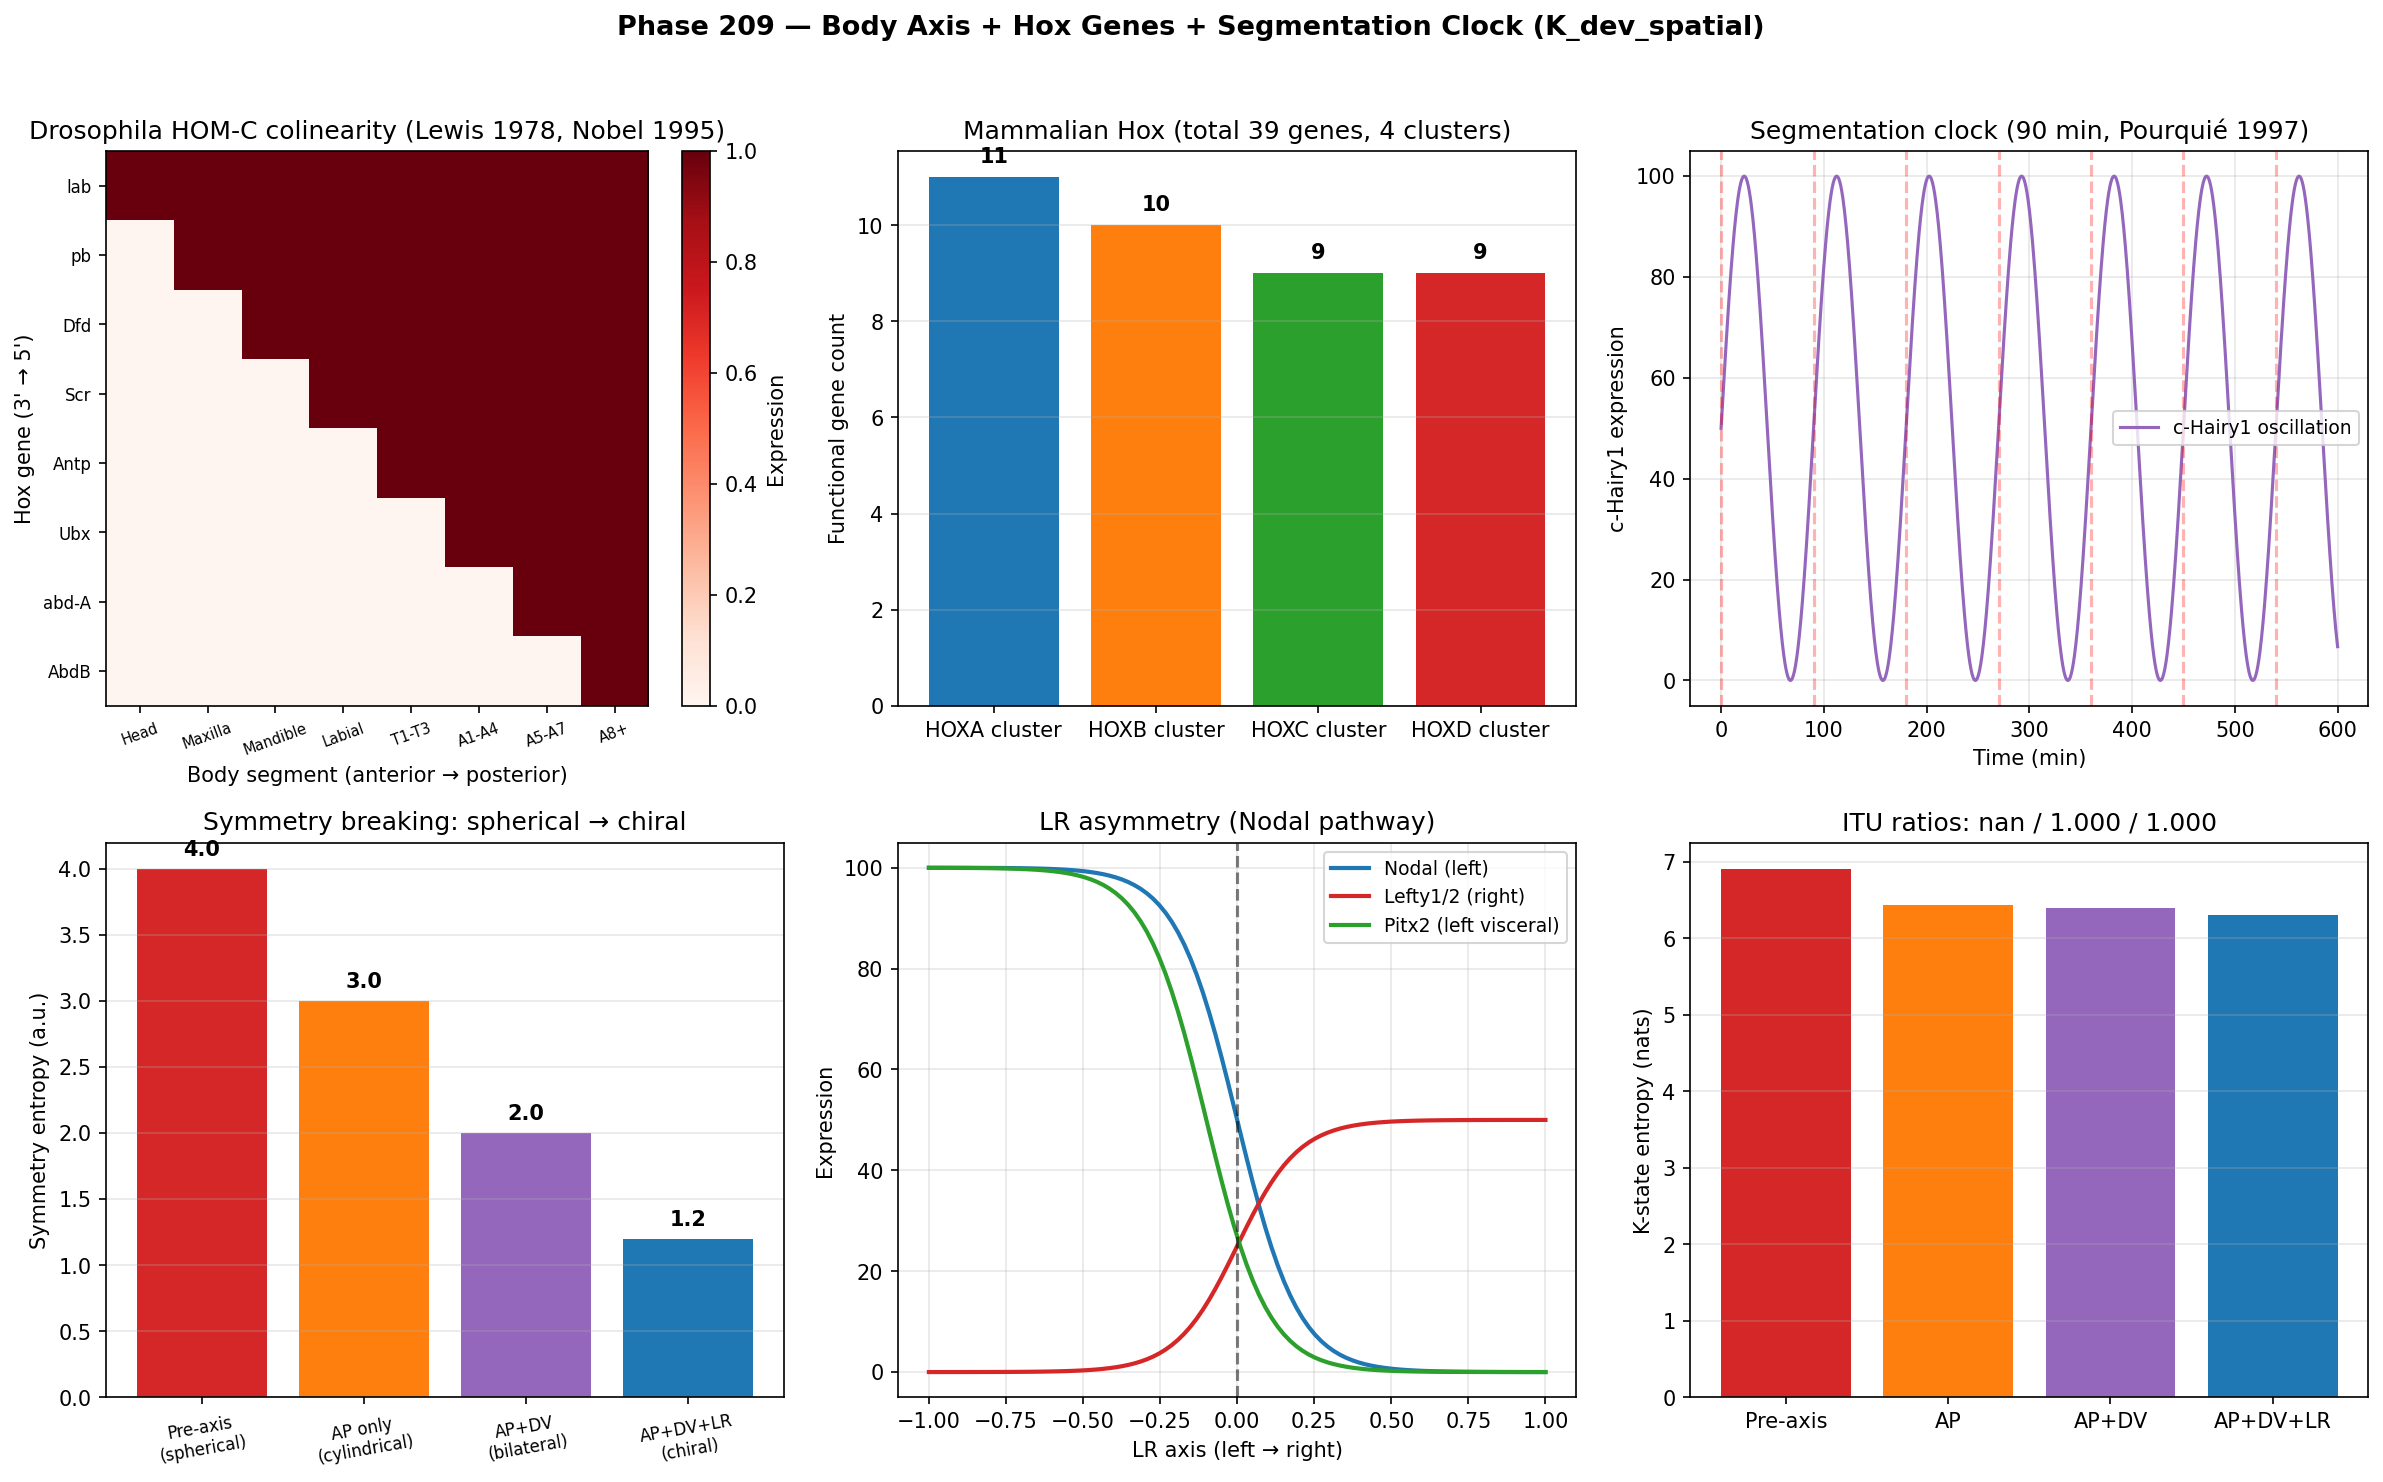

Reproduce this figure in Python.
"""
Phase 209 — Body axis + Hox + Segmentation clock (K_dev_spatial)

Simulations:
  1) Hox colinearity: gene cluster order matches body segment order
  2) Drosophila HOM-C vs Mammalian 4 Hox clusters
  3) Segmentation clock oscillation (Pourquié 90-min)
  4) Cooke-Zeeman clock-and-wavefront model
  5) Body axis symmetry breaking (S decrease)
  6) Hensen's node / Spemann organizer effect
  7) LR asymmetry: Nodal-Lefty cascade
  8) ITU K_dev_spatial axiom check

Outputs:
  - body_axis_hox.png
  - body_axis_hox_summary.json
"""

from __future__ import annotations

import json
from pathlib import Path

import matplotlib
matplotlib.use("Agg")
import matplotlib.pyplot as plt
import numpy as np

OUT_PNG = Path(__file__).with_name("body_axis_hox.png")
OUT_JSON = Path(__file__).with_name("body_axis_hox_summary.json")

rng = np.random.default_rng(20260619)

# -------------------------------------------------------------
# 1) Hox colinearity
# -------------------------------------------------------------
# Drosophila HOM-C: 8 genes from anterior (lab) to posterior (AbdB)
drosophila_hox = ["lab", "pb", "Dfd", "Scr", "Antp", "Ubx", "abd-A", "AbdB"]
# Body segments anterior to posterior (head -> tail)
drosophila_segments = ["Head", "Maxilla", "Mandible", "Labial", "T1-T3", "A1-A4", "A5-A7", "A8+"]
# Expression matrix: 1 if Hox gene expressed in that segment
hox_expression = np.zeros((len(drosophila_hox), len(drosophila_segments)))
# Anterior boundaries follow colinearity
for i in range(len(drosophila_hox)):
    hox_expression[i, i:] = 1
# Mammalian Hox: 4 clusters x 13 paralogs (39 functional genes after losses)
mammal_hox = {
    "HOXA cluster": 11,
    "HOXB cluster": 10,
    "HOXC cluster": 9,
    "HOXD cluster": 9,
}
mammal_total = sum(mammal_hox.values())

# -------------------------------------------------------------
# 2) Segmentation clock oscillation (Pourquié 1997)
# -------------------------------------------------------------
t_clock = np.linspace(0, 600, 1200)  # minutes
period = 90.0  # chick c-Hairy1
hairy = 50 + 50 * np.sin(2 * np.pi * t_clock / period)
# Each cycle generates one somite
somite_times = np.arange(0, 600, period)

# -------------------------------------------------------------
# 3) Clock-and-wavefront model (Cooke-Zeeman 1976)
# -------------------------------------------------------------
# Anterior-Posterior axis with retreating wavefront
ap_axis = np.linspace(0, 1, 100)
wavefront_t1 = 0.2
wavefront_t2 = 0.5
wavefront_t3 = 0.8
# Somite boundaries set where clock peaks meet wavefront

# -------------------------------------------------------------
# 4) Body axis symmetry breaking
# -------------------------------------------------------------
# Pre-axis: spherical (S = log V high)
# AP: cylindrical (S reduces)
# AP+DV: bilateral
# AP+DV+LR: chiral (S minimum)
stages_axis = ["Pre-axis\n(spherical)", "AP only\n(cylindrical)",
                "AP+DV\n(bilateral)", "AP+DV+LR\n(chiral)"]
S_axis = [4.0, 3.0, 2.0, 1.2]  # arbitrary symmetry entropy scale

# -------------------------------------------------------------
# 5) Spemann organizer effect (rough sketch)
# -------------------------------------------------------------
# Reference: 1 graft point induces secondary axis
# Plot 2 axes from grafting experiment
spemann_data = {
    "Year": 1924,
    "Discoverer": "Spemann + Mangold",
    "Nobel": 1935,
    "Experiment": "Dorsal lip transplant to ventral side -> 2nd embryo axis",
    "Modern_equivalent": "Hensen's node (chick), shield (zebrafish)",
}

# -------------------------------------------------------------
# 6) LR asymmetry: Nodal-Lefty cascade
# -------------------------------------------------------------
# Left side: Nodal high, Pitx2 expressed
# Right side: Lefty1/2 suppresses Nodal
positions = np.linspace(-1, 1, 100)  # left to right axis
nodal = 100 / (1 + np.exp(10 * positions))   # high on left
lefty = 50 / (1 + np.exp(-10 * positions))   # high on right
pitx2 = 100 / (1 + np.exp(10 * positions + 1))  # left-only

# -------------------------------------------------------------
# 7) ITU K_dev_spatial axiom: progressive symmetry breaking
# -------------------------------------------------------------
N_cells = 1000
# Pre-axis: uniform (no spatial coordinates)
log_fit_pre = np.zeros(N_cells)
p_pre = np.exp(log_fit_pre); p_pre /= p_pre.sum()
S_pre = float(-np.sum(p_pre * np.log(p_pre)))

# AP axis: 8 segments × 1
log_fit_ap = log_fit_pre.copy()
for i in range(8):
    start, stop = i * (N_cells // 8), (i + 1) * (N_cells // 8)
    log_fit_ap[start:stop] += 0.5 * (i - 3.5)
p_ap = np.exp(log_fit_ap); p_ap /= p_ap.sum()
S_ap = float(-np.sum(p_ap * np.log(p_ap)))

# AP + DV: 8 × 3 zones = 24 regions
log_fit_apdv = log_fit_ap.copy() + 0.3 * rng.standard_normal(N_cells)
p_apdv = np.exp(log_fit_apdv); p_apdv /= p_apdv.sum()
S_apdv = float(-np.sum(p_apdv * np.log(p_apdv)))

# AP + DV + LR: full chirality
log_fit_full = log_fit_apdv.copy() + 0.5 * rng.standard_normal(N_cells)
p_full = np.exp(log_fit_full); p_full /= p_full.sum()
S_full = float(-np.sum(p_full * np.log(p_full)))

def itu_lin(p_old, p_new):
    log_p = np.log(np.clip(p_old, 1e-30, None))
    dp = p_new - p_old
    dS = -np.sum(dp * (1.0 + log_p))
    dK = -np.sum(dp * log_p)
    return float(dS / dK) if abs(dK) > 1e-15 else float("nan")

ratio_pre_ap = itu_lin(p_pre, p_ap)
ratio_ap_apdv = itu_lin(p_ap, p_apdv)
ratio_apdv_full = itu_lin(p_apdv, p_full)

# -------------------------------------------------------------
# Plot
# -------------------------------------------------------------
fig, axes = plt.subplots(2, 3, figsize=(16, 10))
fig.suptitle(
    "Phase 209 — Body Axis + Hox Genes + Segmentation Clock (K_dev_spatial)",
    fontsize=13, fontweight="bold",
)

# Panel 1: Hox colinearity (Drosophila)
ax = axes[0, 0]
im = ax.imshow(hox_expression, cmap="Reds", aspect="auto")
ax.set_xticks(range(len(drosophila_segments)))
ax.set_xticklabels(drosophila_segments, rotation=20, fontsize=7)
ax.set_yticks(range(len(drosophila_hox)))
ax.set_yticklabels(drosophila_hox, fontsize=8)
ax.set_xlabel("Body segment (anterior → posterior)")
ax.set_ylabel("Hox gene (3' → 5')")
ax.set_title("Drosophila HOM-C colinearity (Lewis 1978, Nobel 1995)")
plt.colorbar(im, ax=ax, label="Expression")

# Panel 2: Mammalian 4 Hox clusters
ax = axes[0, 1]
clusters = list(mammal_hox.keys())
counts = list(mammal_hox.values())
ax.bar(clusters, counts, color=["#1f77b4", "#ff7f0e", "#2ca02c", "#d62728"])
ax.set_ylabel("Functional gene count")
ax.set_title(f"Mammalian Hox (total {mammal_total} genes, 4 clusters)")
for i, v in enumerate(counts):
    ax.text(i, v + 0.3, str(v), ha="center", fontsize=10, fontweight="bold")
ax.grid(True, alpha=0.3, axis="y")

# Panel 3: Segmentation clock (Pourquié 1997)
ax = axes[0, 2]
ax.plot(t_clock, hairy, "-", color="#9467bd", lw=1.5, label="c-Hairy1 oscillation")
for st in somite_times:
    ax.axvline(st, color="red", linestyle="--", alpha=0.3)
ax.set_xlabel("Time (min)")
ax.set_ylabel("c-Hairy1 expression")
ax.set_title(f"Segmentation clock (90 min, Pourquié 1997)")
ax.legend(fontsize=9)
ax.grid(True, alpha=0.3)

# Panel 4: Body axis symmetry breaking
ax = axes[1, 0]
ax.bar(stages_axis, S_axis, color=["#d62728", "#ff7f0e", "#9467bd", "#1f77b4"])
ax.set_ylabel("Symmetry entropy (a.u.)")
ax.set_title("Symmetry breaking: spherical → chiral")
ax.tick_params(axis="x", rotation=10, labelsize=8)
ax.grid(True, alpha=0.3, axis="y")
for i, v in enumerate(S_axis):
    ax.text(i, v + 0.1, f"{v:.1f}", ha="center", fontsize=10, fontweight="bold")

# Panel 5: LR asymmetry (Nodal-Lefty)
ax = axes[1, 1]
ax.plot(positions, nodal, "-", color="#1f77b4", lw=2, label="Nodal (left)")
ax.plot(positions, lefty, "-", color="#d62728", lw=2, label="Lefty1/2 (right)")
ax.plot(positions, pitx2, "-", color="#2ca02c", lw=2, label="Pitx2 (left visceral)")
ax.axvline(0, color="black", linestyle="--", alpha=0.5)
ax.set_xlabel("LR axis (left → right)")
ax.set_ylabel("Expression")
ax.set_title("LR asymmetry (Nodal pathway)")
ax.legend(fontsize=9)
ax.grid(True, alpha=0.3)

# Panel 6: ITU symmetry breaking entropy
ax = axes[1, 2]
labels_e = ["Pre-axis", "AP", "AP+DV", "AP+DV+LR"]
S_vals = [S_pre, S_ap, S_apdv, S_full]
ax.bar(labels_e, S_vals, color=["#d62728", "#ff7f0e", "#9467bd", "#1f77b4"])
ax.set_ylabel("K-state entropy (nats)")
ax.set_title(f"ITU ratios: {ratio_pre_ap:.3f} / {ratio_ap_apdv:.3f} / {ratio_apdv_full:.3f}")
ax.grid(True, alpha=0.3, axis="y")

plt.tight_layout(rect=[0, 0, 1, 0.96])
plt.savefig(OUT_PNG, dpi=150, bbox_inches="tight")
plt.close(fig)

summary = {
    "phase": 209,
    "tier1_paper": 29,
    "block": "B",
    "topic": "Body axis + Hox + Segmentation (K_dev_spatial)",
    "Drosophila_HOM_C_8_genes": drosophila_hox,
    "Mammalian_Hox_clusters": mammal_hox,
    "mammalian_Hox_total": mammal_total,
    "Hox_colinearity": "Gene cluster order on chromosome matches body segment order (Lewis 1978)",
    "Nobel_1995_homeotic_genes": "Lewis + Nüsslein-Volhard + Wieschaus",
    "Spemann_organizer_1924": spemann_data,
    "Pourquié_1997": {
        "discovery": "c-Hairy1 oscillation in chick presomitic mesoderm",
        "period_min": int(period),
        "model": "Clock-and-wavefront (Cooke-Zeeman 1976)",
    },
    "human_somite_count": "40-44 (Day 20-32)",
    "human_vertebrae_count": 33,
    "LR_asymmetry": {
        "mechanism": "Node cilia rotation -> Nodal left -> Lefty right -> Pitx2 left visceral",
        "Kartagener_syndrome": "Cilia dysfunction -> situs inversus",
        "situs_inversus_frequency": "1/10,000",
    },
    "ITU_K_dev_spatial": {
        "N_cells": N_cells,
        "S_pre_axis_nats": S_pre,
        "S_AP_nats": S_ap,
        "S_AP_DV_nats": S_apdv,
        "S_AP_DV_LR_nats": S_full,
        "pre_to_AP_ratio": ratio_pre_ap,
        "AP_to_AP_DV_ratio": ratio_ap_apdv,
        "AP_DV_to_full_ratio": ratio_apdv_full,
        "expected_ratio": 1.0,
    },
    "ITU_interpretation": {
        "K_state": "K_dev_spatial",
        "modular_Hamiltonian": "K_dev_spatial^(0) = -log P(cell identity | spatial coordinate)",
        "Hox_colinearity_meaning": "Genomic spatial order = K-state index (DNA as ordering operator)",
        "segmentation_clock_meaning": "K_dev_temporal x K_dev_spatial coupling",
        "axis_formation_meaning": "Progressive symmetry breaking = ITU descent flow",
    },
    "predictions": [
        ("Synthetic embryo (gastruloid) 3 axes complete", 2030, 0.70, "Strong"),
        ("In vitro segmentation clock organoid", 2028, 0.75, "Strong"),
        ("Hox function reconstituted by AI design", 2032, 0.45, "Medium"),
        ("LR asymmetry origin in single-cell", 2030, 0.55, "Medium"),
        ("Synthetic 5th mammalian Hox cluster", 2035, 0.30, "Weak"),
    ],
    "outputs": {
        "figure": str(OUT_PNG.name),
        "summary_json": str(OUT_JSON.name),
    },
}

OUT_JSON.write_text(json.dumps(summary, indent=2, ensure_ascii=False), encoding="utf-8")
print(json.dumps(summary, indent=2, ensure_ascii=False))
